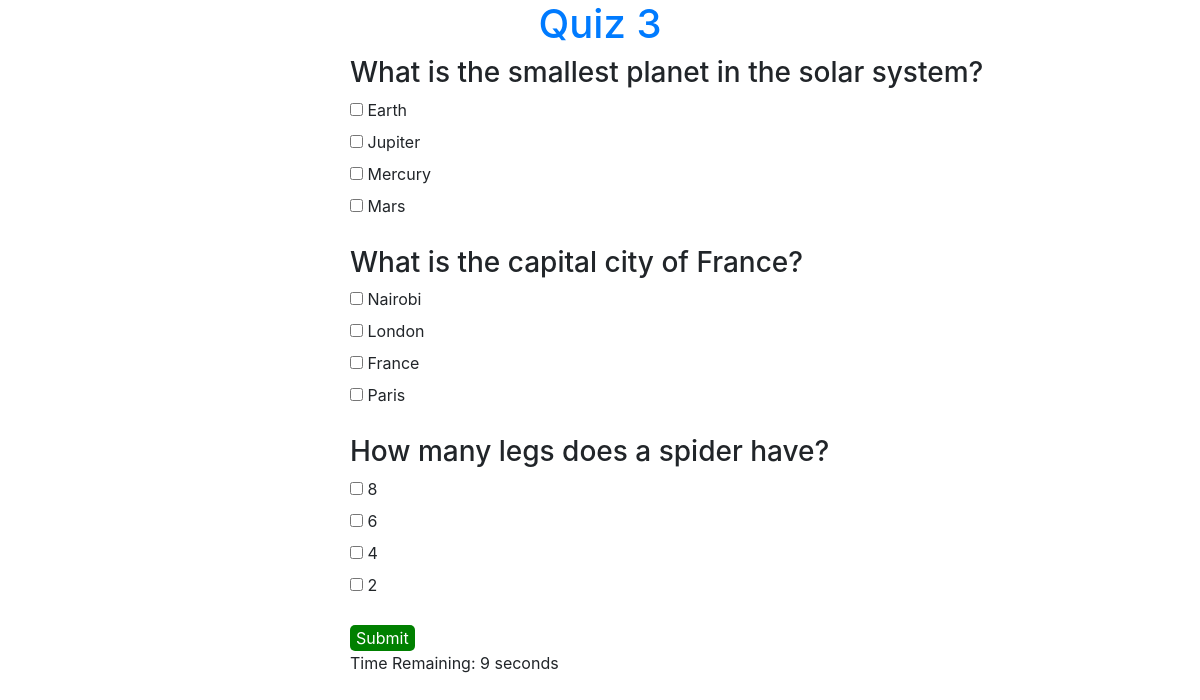
The app's page /quiz/quiz-interface/3/ with its own data.
### quiz/models.py (models this page shows, shortened)
class Quiz(models.Model):
    title = models.CharField(max_length=100)
    image = models.ImageField(upload_to='quiz', blank=True, null=True)
    description = models.TextField()
    quiz_id = models.CharField(max_length=10, default=generate_id, editable=False)
    class Meta:
        ordering = [
            'title'
        ]

class Question(models.Model):
    quiz = models.ForeignKey(Quiz, on_delete=models.CASCADE, related_name='questions')
    text = models.TextField()
    question_name = models.CharField(max_length=50, blank=True, null=True)
    @property
    def question_choices(self):
        choices = Option.objects.filter(question=self)
        return choices

class Option(models.Model):
    question = models.ForeignKey(Question, on_delete=models.CASCADE, related_name='options')
    text = models.CharField(max_length=100)
    is_correct = models.BooleanField(default=False)
    related_options = models.ManyToManyField('self', symmetrical=False, blank=True)

### quiz/views.py (the view)
# urls.py: path('quiz-interface/<int:quiz_id>/', views.quiz_interface, name="quiz_interface"),
def quiz_interface(request, quiz_id):
    quiz = get_object_or_404(Quiz, id=quiz_id)
    questions = Question.objects.filter(quiz=quiz)
    context = {
        'quiz': quiz,
        'questions': questions,
    }
    return render(request, 'quiz/quiz_interface.html', context)

### templates/quiz/quiz_interface.html (shortened to what this page needs)
<!DOCTYPE html>
<html lang="en">
    <head>
        <link rel="stylesheet" href="https://maxcdn.bootstrapcdn.com/bootstrap/4.5.2/css/bootstrap.min.css">
    </head>
    <body>
       <h1>{{ quiz.title }}</h1>
       <div class="quiz-container">
            <div class="question-container">
                <form method="POST" action="{% url 'submit_answer' quiz.id %}">
                    {% for question in questions %}
                    <div class="question">
                        <h3>{{ question.text }}</h3>
                        <div>
                            {% for choice in question.question_choices %}
                            <li class="checkbox">
                                <input type="checkbox" id="option{{ choice.text }}" name="{{ question.question_name }}" value="{{ choice.text }}">
                                <label for="option{{ choice.text }}"> {{ choice.text }}</label>
                            </li>
                            {% endfor %}
                        </div>
                    </div>
                {% empty %}
                    <p>No questions available for this quiz.</p>
                {% endfor %}
                <div>
                    <button type="submit">Submit</button>
                </div>
                </form>
            </div>
            <div id="timer">Time Remaining: <span id="countdown">10</span> seconds</div>
       </div>
    </body>
</html>

### templates/quiz/quiz_interface.html (style rules this page uses)
h1 { text-align: center; color: #007bff; }
.quiz-container { margin-bottom: 30px; margin-left: 350px; }
.question { margin-bottom: 20px; }
.checkbox { list-style: none; }
button[type="submit"] { background-color: green; color: white; paddding: 10px 20px; border: none; border-radius: 5px; cursor: pointer; }

### records on screen
Quiz: title "Quiz 3"
Question: text "What is the smallest planet in the solar system?"
Option: text "Earth"
Option: text "Jupiter"
Option: text "Mercury"
Option: text "Mars"
Question: text "What is the capital city of France?"
Option: text "Nairobi"
Option: text "London"
Option: text "France"
Option: text "Paris"
Question: text "How many legs does a spider have?"
Option: text "8"
Option: text "6"
Option: text "4"
Option: text "2"
